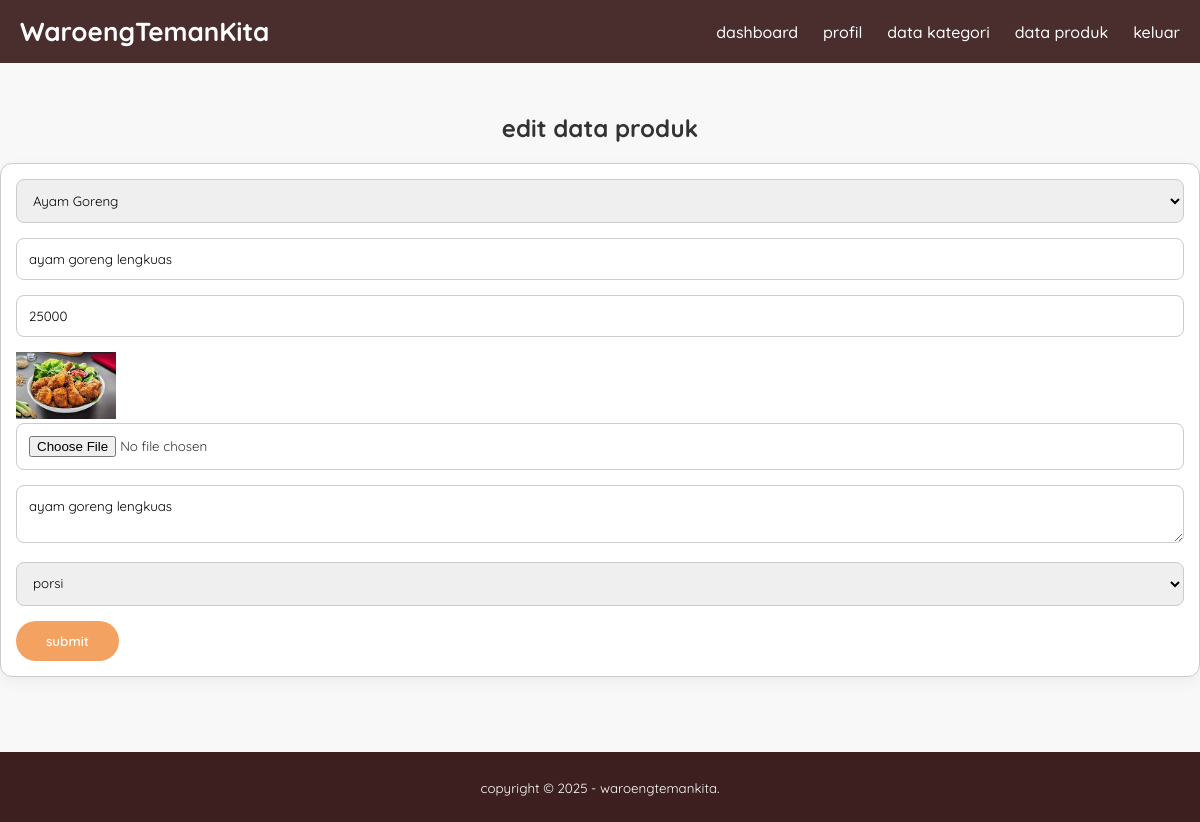
Page /admin/edit-produk.php?id=9 (signed in) on the committed database.
### tables this page shows
CREATE TABLE `tb_product` (
  `product_id` int(11) NOT NULL,
  `category_id` int(11) NOT NULL,
  `product_name` varchar(100) NOT NULL,
  `product_price` int(11) NOT NULL,
  `product_description` text NOT NULL,
  `product_image` varchar(100) NOT NULL,
  `product_status` tinyint(1) NOT NULL,
  `date_created` timestamp NOT NULL DEFAULT current_timestamp()
);

CREATE TABLE `tb_kategori` (
  `category_id` int(11) NOT NULL,
  `category_name` varchar(25) NOT NULL
);

### admin/edit-produk.php (the view, shortened to what this page needs)
<?php
include '../config/db.php';
$produk= mysqli_query($conn,"SELECT * FROM tb_product WHERE product_id = '".$_GET['id']."' ");
$p = mysqli_fetch_object($produk);
?>
<!DOCTYPE html>
<html lang="en">
<head>
    <link rel="stylesheet" href="../assets/css/style.css">
</head>
<body>
     <header>
    <div class="container">
        <h1><a href="dashboard.php">WaroengTemanKita</a></h1>
        <ul class="nav-menu" id="navMenu">
            <li><a href="dashboard.php">dashboard</a></li>
            <li><a href="profil.php">profil</a></li>
            <li><a href="data-kategori.php">data kategori</a></li>
            <li><a href="data-produk.php">data produk</a></li>
            <li><a href="keluar.php">keluar</a></li>
        </ul>
    </div>
</header>
      <div class="section">
        <div class="container">
            <h3>edit data produk</h3>
            <div class="box">
            <form action="" method= "POST" enctype="multipart/form-data">
                <select class="input-control" name="kategori" required>
                    <?php
                    $kategori = mysqli_query($conn,"SELECT * FROM tb_kategori ORDER BY category_id");
                    while($r = mysqli_fetch_array($kategori)){
                    ?>
                    <option value="<?php echo $r['category_id'] ?>" <?php echo($r['category_id'] == $p->category_id)?
                     'selected':''; ?>><?php echo $r['category_name'] ?></option>
                <?php } ?>
                </select>
                <input type="text" name="nama" class= "input-control" placeholder= "nama produk" value="<?php echo $p->product_name ?>" required>
                <input type="text" name="harga" class= "input-control" placeholder= "harga"value="<?php echo $p->product_price?>" required>
                <img src="../assets/img/produk/<?php echo $p->product_image ?>" width="100px">
                <input type="file" name="gambar" class= "input-control">
                <textarea class="input-control" name="deskripsi" placeholder= "deskripsi"><?php echo $p->product_description?></textarea>
                <select class="input-control" name="status">
                    <option value="1" <?php echo ($p->product_status == 1)? 'selected':'';?>>porsi</option>
                </select>
                <input type="submit" name="submit" value="submit" class= "btn">
            </form>
           </div>
        </div>
      </div>
       <footer>
        <div class="container">
            <small>copyright &copy; 2025 - waroengtemankita.</small>
        </div>
       </footer>
</body>
</html>

### assets/css/style.css (style rules this page uses)
* { margin: 0; padding: 0; box-sizing: border-box; font-family: 'Quicksand', sans-serif; }
body { background-color: #f8f8f8; color: #333; }
a { color: inherit; text-decoration: none; }
.container { width: 100%; max-width: 1200px; margin: auto; }
header { background-color: #4a2d2d; color: #fff; }
header .container { display: flex; justify-content: space-between; align-items: center; padding: 0 20px; }
header h1 a { display: flex; align-items: center; text-decoration: none; color: inherit; }
header h1 { padding: 15px 0; font-size: 26px; }
.nav-menu { list-style: none; display: flex; gap: 25px; }
header ul li a { font-weight: 500; transition: .3s; }
.nav-menu { display: flex; }
.btn { display: inline-block; padding: 12px 30px; background-color: #f4a261; color: #fff; border-radius: 30px; font-weight: 600; border: none; cursor: pointer; transition: .3s; }
.section { padding: 50px 0; }
.section h3 { text-align: center; font-size: 32px; margin-bottom: 40px; }
.box { background-color: #fff; border-radius: 12px; padding: 20px; margin-bottom: 25px; box-shadow: 0 5px 15px rgba(0,0,0,.05); }
.input-control { width: 100%; padding: 12px; margin-bottom: 15px; border-radius: 8px; border: 1px solid #ccc; }
.box { background-color: #fff; border: 1px solid #ccc; padding: 15px; box-sizing: border-box; display: flex; flex-wrap: wrap; }
.container h3 { margin-bottom: 20px; color: #333; font-size: 24px; }
footer { background: #3d1f1f; color: #fff; text-align: center; padding: 25px 0; }

### rows in the picture
tb_product: kategori "Ayam Goreng", nama "ayam goreng lengkuas", product_image (picture), deskripsi "ayam goreng lengkuas", status "porsi"
